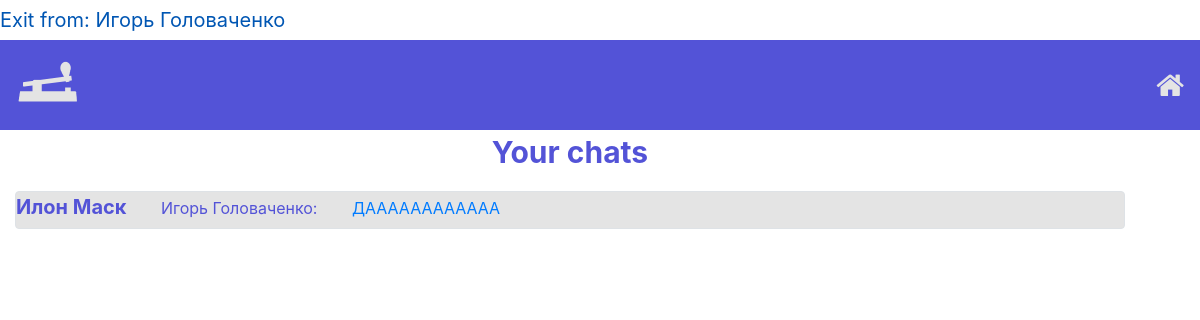
The page /my_chats (signed in) on the database its author committed.
### data/users.py (models this page shows, shortened)
class User(SqlAlchemyBase, UserMixin, SerializerMixin):
    __tablename__ = 'users'
    id = sqlalchemy.Column(sqlalchemy.Integer,
                           primary_key=True, autoincrement=True)
    username = sqlalchemy.Column(sqlalchemy.String)
    bdate = sqlalchemy.Column(sqlalchemy.Date)
    descript = sqlalchemy.Column(sqlalchemy.String)
    friends = sqlalchemy.Column(sqlalchemy.String, default='')
    city = sqlalchemy.Column(sqlalchemy.String)
    email = sqlalchemy.Column(sqlalchemy.String, unique=True)
    last_online = sqlalchemy.Column(sqlalchemy.DateTime,
                                    default=datetime.datetime.now())
    free_chat = sqlalchemy.Column(sqlalchemy.Boolean)
    hashed_password = sqlalchemy.Column(sqlalchemy.String, nullable=True)

### data/chats.py (models this page shows)
class Chat(SqlAlchemyBase, SerializerMixin):
    __tablename__ = 'chats'
    id = sqlalchemy.Column(sqlalchemy.Integer,
                           primary_key=True, autoincrement=True)
    collaborators = sqlalchemy.Column(sqlalchemy.String)
    messages = sqlalchemy.Column(sqlalchemy.String, nullable=True)

### server.py (the view)
@app.route('/my_chats', methods=['GET'])
def my_chats():
    if not current_user.is_authenticated:
        return redirect("/login")
    db_sess = db_session.create_session()
    current_user.last_online = datetime.datetime.now()
    db_sess.merge(current_user)
    db_sess.commit()
    chats = []
    others = {}
    last_sender = {}
    last_msg = {}
    last_files = {}
    unread_msgs = {}
    for chat in db_sess.query(Chat).all():
        if str(current_user.id) in chat.collaborators.split(', '):
            chats.append(chat)
            other = chat.collaborators.split(', ')
            other.remove(str(current_user.id))
            others[chat] = db_sess.query(User).filter(User.id == int(other[0])).first()
            messages = db_sess.query(Message).filter(Message.chat_id == chat.id).all()
            unread_count = len(db_sess.query(Message).filter(Message.chat_id == chat.id).filter(Message.is_read == 0).filter(Message.sender_id != current_user.id).all())
            unread_msgs[chat] = unread_count
            if len(messages) > 0:
                last = max(messages, key=lambda m: m.send_time)
                last_sender[chat] = db_sess.query(User).filter(User.id == last.sender_id).first()
                text = last.decode_text(last.coded_text)
                if len(text) > 50:
                    text = text[:47].rstrip('.') + '...'
                if last.attached_file is not None:
                    att_file = db_sess.query(File).filter(File.id == last.attached_file).first()
                    filename = att_file.name
                    if len(text) > 50 - len(filename) - 5:
                        text = text[:(50 - len(filename) - 5)].rstrip('.') + '... ';
                    last_files[chat] = filename
                last_msg[chat] = text
            else:
                last_sender[chat] = ''
                last_msg[chat] = ''
    return render_template('my_chats.html', os_name=platform.system(), chats=chats, others=others, last_sender=last_sender, last_msg=last_msg, last_files=last_files, unread_msgs=unread_msgs)

### data/db_session.py (called while the page is built)
def create_session() -> Session:
    global __factory
    return __factory()

### data/messages.py (called while the page is built)
    def decode_text(self, text):
        return ''.join([chr(ord(symb) - 19) for symb in text])

### server.py (called while the page is built)
@login_manager.user_loader
def load_user(user_id):
    db_sess = db_session.create_session()
    return db_sess.query(User).get(user_id)

### templates/my_chats.html (shortened to what this page needs)
{% extends "base.html" %}
{% block content %}
<form action="" method="post" enctype="multipart/form-data">
    <p style="font-size: 30px; color: #5353d7; font-weight: bold; text-align: center;">Your chats</p>
    {% for chat in chats %}
    <div class="col-md6 border rounded" style="background-color: #e4e4e4; margin-bottom: 10px; margin-top: 10px">
        <a href="/profile/{{others[chat].id}}" style="color: #5353d7; font-weight: bold; font-size: 20px;">{{others[chat].username}}</a>
        {% if last_sender[chat] != '' %}
        <label style="color: #5353d7; font-size: 16px; margin-left: 30px;">{{last_sender[chat].username}}:</label>
        {% if chat in last_files.keys() %}
        <a href="/chat/{{others[chat].id}}" style="font-size: 16px; margin-left: 30px; margin-right: 30px;">
            {{last_msg[chat]}}<label style="font-size: 16px; margin-left: 30px; margin-right: 30px;"><span class="fa fa-file"></span> {{last_files[chat]}}</label>
        </a>
        {% else %}
        <a href="/chat/{{others[chat].id}}" style="font-size: 16px; margin-left: 30px; margin-right: 30px;">
            {{last_msg[chat]}}
        </a>
        {% endif %}
        {% else %}
        <label style="color: #5353d7; font-size: 16px; margin-left: 30px;">No messages</label>
        {% endif %}
    </div>
    {% endfor %}
</form>
{% endblock %}

### templates/base.html (shortened to what this page needs)
<!doctype html>
<html lang="en">
<head>
    <link rel="stylesheet"
          href="https://stackpath.bootstrapcdn.com/bootstrap/4.4.1/css/bootstrap.min.css"
>
    <link rel="stylesheet" href="https://maxcdn.bootstrapcdn.com/font-awesome/4.5.0/css/font-awesome.min.css">
</head>
<body>
    <nav>
        {% if current_user.is_authenticated %}
        <a class="navbar-brand" href="/logout">Exit from: {{ current_user.username }}</a>
        {% else %}
        <p>
            <a class="btn btn-primary " href="/register">Зарегистрироваться</a>
            <a class="btn btn-success" href="/login">Войти</a>
        </p>
        {% endif %}
    </nav>
    <header>
        <nav class="navbar navbar-light mainbar">
            {% if os_name == "Windows" %}
            <a class="navbar-brand" style="font-size: 30px; color: #e4e4e4; font-weight: bold;" href="#"><img src="{{url_for('static', filename='images/t2.png')}}" height="64" width="64">  Telegraph</a>
            <a style="font-size: 30px; color: #e4e4e4; font-weight: bold;" href="/"><i class="fa fa-home" aria-hidden="true"> Home</i></a>
            <a class="navbar-brand" style="font-size: 18px; color: #e4e4e4; font-weight: bold;" href="#">Азбука Морзе эволюционировала</a>
            {% else %}
            <a class="navbar-brand" style="font-size: 30px; color: #e4e4e4; font-weight: bold;" href="#"><img src="{{url_for('static', filename='images/t2.png')}}" height="64" width="64"></a>
            <a style="font-size: 30px; color: #e4e4e4; font-weight: bold;" href="/"><i class="fa fa-home" aria-hidden="true"></i></a>
            {% endif %}
        </nav>
    </header>
    <main role="main" class="container" style="margin-left: 0px; margin-right: 0px;">
        {% block content %}{% endblock %}
    </main>
</body>
</html>

### templates/base.html (style rules this page uses)
.mainbar { background-color: #5353d7; }

### rows shown on the page
User: username "Игорь Головаченко"
Chat: last_msg "ДАААААААААААА"
User: username "Илон Маск"
